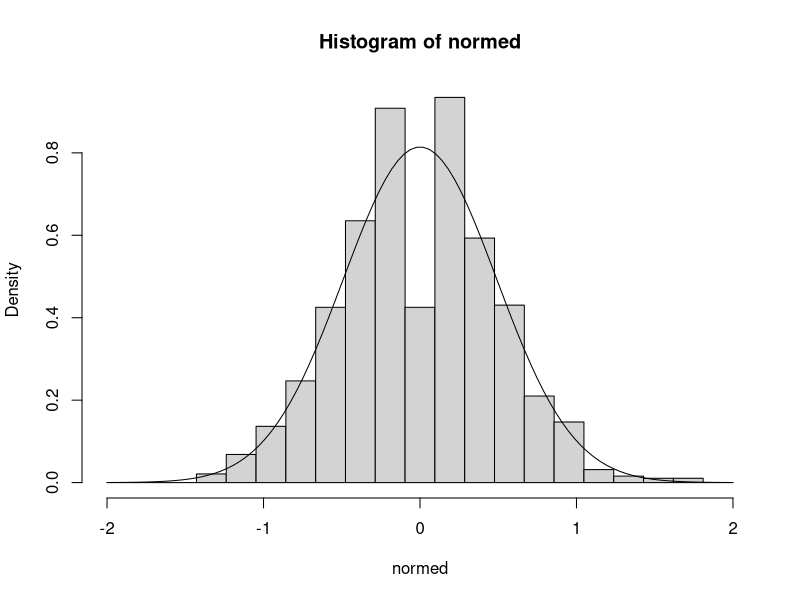
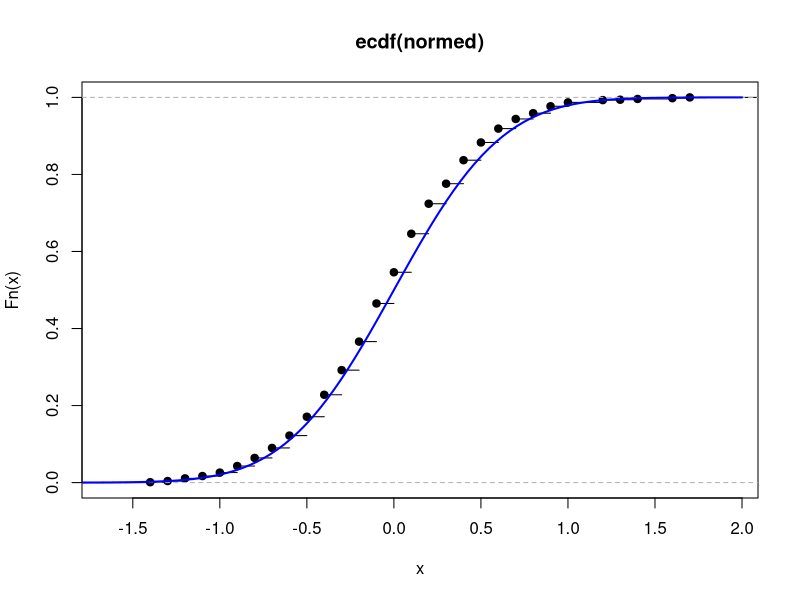

Recreate these plots in R, in order.
library(ggplot2)
library(dplyr)

n <- 100
th <- .4
expr <- function(n) {
  x <- sample(0:1, n, prob=c(1-th, th), replace=T)
  mean(x)
}

N <- 1000
results <- replicate(N, expr(n))
normed <- sqrt(n)*(results - th) # normalizacja

hist(normed, freq=F, breaks=seq(-2,2,length.out=22))
mgrid <- seq(-2, 2, length.out=100)
lines(mgrid, dnorm(mgrid, sd=sqrt(th*(1-th))))

plot(ecdf(normed))
lines(mgrid, pnorm(mgrid, sd=sqrt(th*(1-th))), col="blue", lwd=2)
